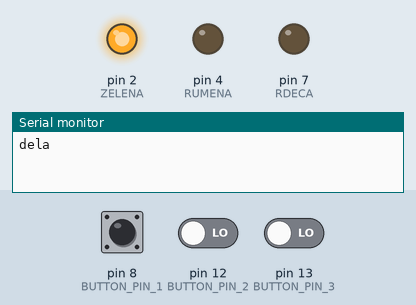
This sketch was run on a simulated Arduino Uno, built with avr-gcc and run on an emulated ATmega328P. On the bench: output pins drawn as LEDs (lit = HIGH), the last lines printed to the serial monitor. Dashed ring = blinking. Inputs (shaded band) come from the test bench; at power-on: pin 8 (BUTTON_PIN_1) LOW, pin 12 (BUTTON_PIN_2) LOW, pin 13 (BUTTON_PIN_3) LOW.

Above: at 1.2 s.
1.3 s: pin 8 (BUTTON_PIN_1) pulled HIGH for 0.15 s
At 1.8 s:
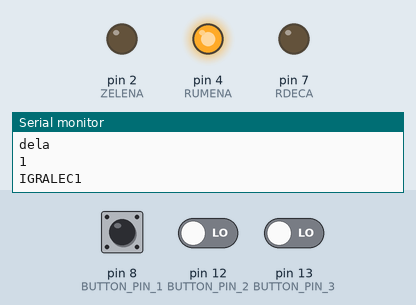
2.9 s: pin 12 (BUTTON_PIN_2) driven HIGH and pin 13 (BUTTON_PIN_3) driven HIGH
At 3.15 s:
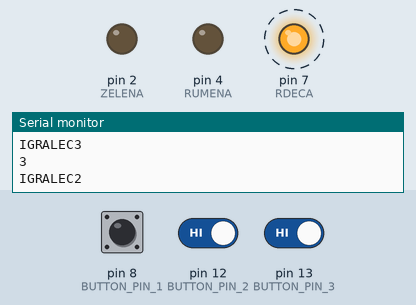
Timing chart, 0 to 11.9 s (numbered marks = the images above; inputs shaded):
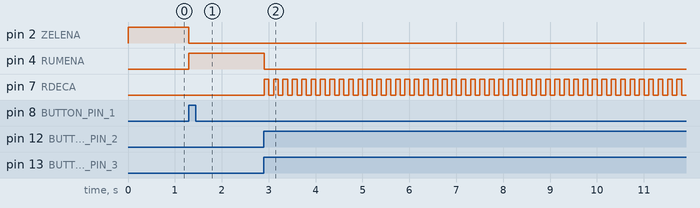

Measured:
- after the input at 1.3 s, pin 2 (ZELENA): HIGH → LOW at once; pin 4 (RUMENA): LOW → HIGH at once
- after the input at 2.9 s, pin 4 (RUMENA): HIGH → LOW at once; pin 7 (RDECA): alternates HIGH for 0.10 s and LOW for 0.10 s, starting at once

The sketch:

DARKO_BLA__PNA_KODA.ino
```cpp
// C++ code
//
#include <LiquidCrystal.h>
#include <Wire.h>

#define ZELENA 2
#define BUTTON_PIN_1 8
#define RUMENA 4
#define BUTTON_PIN_2 12
#define RDECA 7
#define BUTTON_PIN_3 13

LiquidCrystal lcd(11,10,9,6,5,3);

bool IGRALEC_1 = 0;
bool IGRALEC_2 = 0;
bool IGRALEC_3 = 0;
bool x = 0;
bool z = 0;
bool y = 0;
bool q= 0;
int zaporedje;

bool prt_1 = false;
bool prt_2 = false;
bool prt_3 = false;

void setup() {
  pinMode(ZELENA, OUTPUT);
  pinMode(RUMENA, OUTPUT);
  pinMode(RDECA, OUTPUT);
  pinMode(BUTTON_PIN_1, INPUT);
  pinMode(BUTTON_PIN_2, INPUT);
  pinMode(BUTTON_PIN_3, INPUT);
  Serial.begin(9600);
  Serial.println("dela");

}

void loop(){
  IGRALEC_1 = digitalRead(BUTTON_PIN_1);
  IGRALEC_2 = digitalRead(BUTTON_PIN_2);
  IGRALEC_3 = digitalRead(BUTTON_PIN_3);
  lcd.setCursor(0,0);
  lcd.print("1:");
  lcd.setCursor(5,0);
  lcd.print("2:");
  lcd.setCursor(10,0);
  lcd.print("3:");
  if ((IGRALEC_1 ==  HIGH) || (IGRALEC_2 ==  HIGH) || (IGRALEC_3 ==  HIGH)){
     digitalWrite(ZELENA, LOW);
     digitalWrite(RUMENA, HIGH);
     x = 1;

        while (x == 1){
          if ((y==1) && (q==1) && (z==1)){
            digitalWrite(RUMENA, LOW);

            while(true){
              digitalWrite(RDECA, HIGH);
              delay(100);
              digitalWrite(RDECA, LOW);
              delay(100);
            }
          }

          IGRALEC_1 = digitalRead(BUTTON_PIN_1);
          IGRALEC_2 = digitalRead(BUTTON_PIN_2);
          IGRALEC_3 = digitalRead(BUTTON_PIN_3);
          if (IGRALEC_1 == HIGH&&prt_1 == false){
              zaporedje++;
              Serial.println(zaporedje);
              if (zaporedje==1&&prt_1 == false){
                lcd.clear();
              Serial.println("IGRALEC1");
              lcd.setCursor(2,0);
              lcd.print("IGRALEC1");
              }
              else if (zaporedje==2&&prt_1 == false){
                lcd.clear();
                lcd.setCursor(2,0);
              Serial.println("IGRALEC1");
              lcd.setCursor(2,0);
              lcd.print("IGRALEC1");
              }
              else if (zaporedje==3&&prt_1 == false){
                lcd.clear();
              Serial.println("IGRALEC1");
              lcd.setCursor(2,0);
              lcd.print("IGRALEC1");
              }
              prt_1 = true;

            y = 1;
          }
          if (IGRALEC_2 == HIGH&&prt_2 == false){
              zaporedje++;
              Serial.println(zaporedje);
              if (zaporedje==1&&prt_2 == false){
                lcd.clear();
              Serial.println("IGRALEC2");
              lcd.setCursor(2,0);
              lcd.print("IGRALEC2");

              }
              else if (zaporedje==2&&prt_2 == false){
                lcd.clear();
              Serial.println("IGRALEC2");
              lcd.setCursor(2,0);
              lcd.print("IGRALEC2");
              }
              else if (zaporedje==3&&prt_2 == false){
                lcd.clear();
              Serial.println("IGRALEC2");
              lcd.setCursor(2,0);
              lcd.print("IGRALEC2");
              }
              prt_2 = true;
            q = 1;
          }
          if (IGRALEC_3 == HIGH&&prt_3 == false){
              zaporedje++;
              Serial.println(zaporedje);
              if (zaporedje==1&&prt_3 == false){
              lcd.clear();
              Serial.println("IGRALEC3");
              lcd.setCursor(2,0);
              lcd.print("IGRALEC3");
              }
              else if (zaporedje==2&&prt_3 == false){
                lcd.clear();
              Serial.println("IGRALEC3");
              lcd.setCursor(2,0);
              lcd.print("IGRALEC3");
              }
              else if (zaporedje==3&&prt_3 == false){
                lcd.clear();
              Serial.println("IGRALEC3");
              lcd.setCursor(2,0);
              lcd.print("IGRALEC3");
              }
              prt_3 = true;
            z = 1;
          }


        }
}

  else {digitalWrite(ZELENA, HIGH);}

}
```
